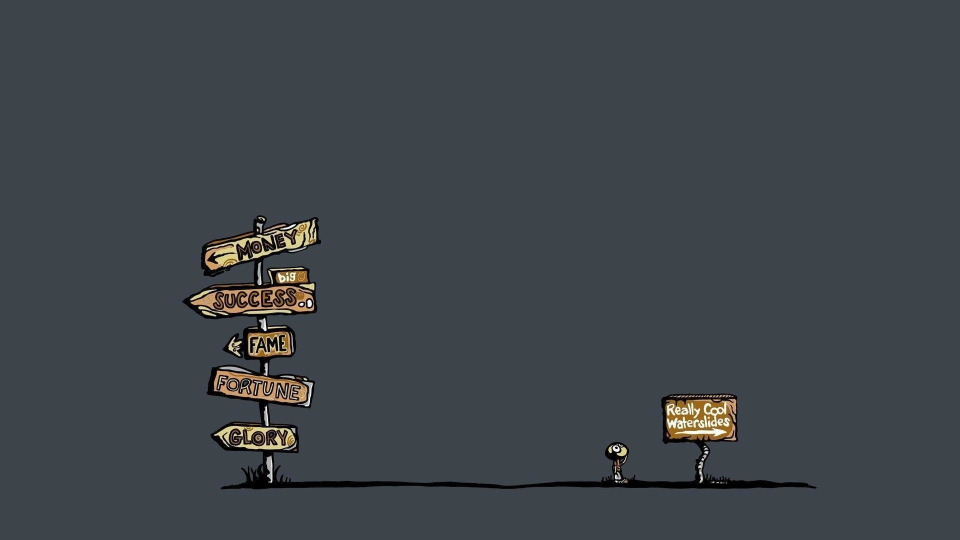
#> input picture assets/pic.jpg, 1920 x 1080 px (shown at 1/2 size)
$ python overlay_mask_on_image.py
#> lines starting #> are read from the running program, lines starting #| are printed output that depends on the picture
import cv2
import numpy as np

HEIGHT=360
WIDTH=640

# Class visualization
mask = np.zeros((HEIGHT, WIDTH, 3))
print(type(mask),mask.shape)

img=cv2.imread("./assets/pic.jpg")
#> img is the input picture: shape (1080, 1920, 3); mean B, G, R 73.4, 68.4, 62.4
img=cv2.resize(img,(WIDTH,HEIGHT))
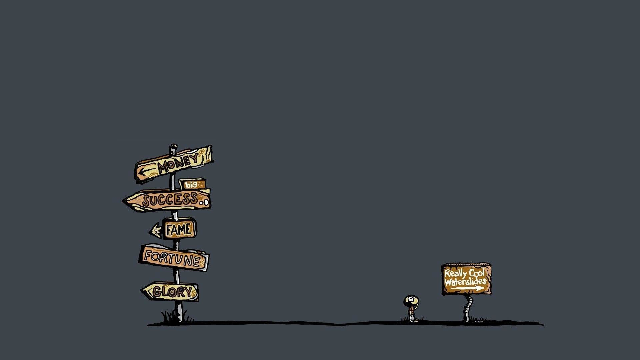
#> img: shape (360, 640, 3); mean B, G, R 73.4, 68.4, 62.4
img=img.astype(np.uint8)
print(type(img),img.shape)
#| <class 'numpy.ndarray'> (360, 640, 3)


# Loop through each line coordinates and draw the lines on the image
cv2.line(mask, (50, 50), (200, 50), (0, 255, 0), 2)
cv2.line(mask, (100, 150), (250, 150), (255,0, 0), 2)
cv2.line(mask, (150, 250), (300, 250), (0, 0, 255), 2)

mask=mask.astype(np.uint8)

# result = cv2.bitwise_and(mask, mask,mask= img[:,:,2])
dst = cv2.addWeighted(img, 1 , mask, 1, 0)


cv2.imshow("frame",dst)

cv2.waitKey(0)
cv2.destroyAllWindows()
